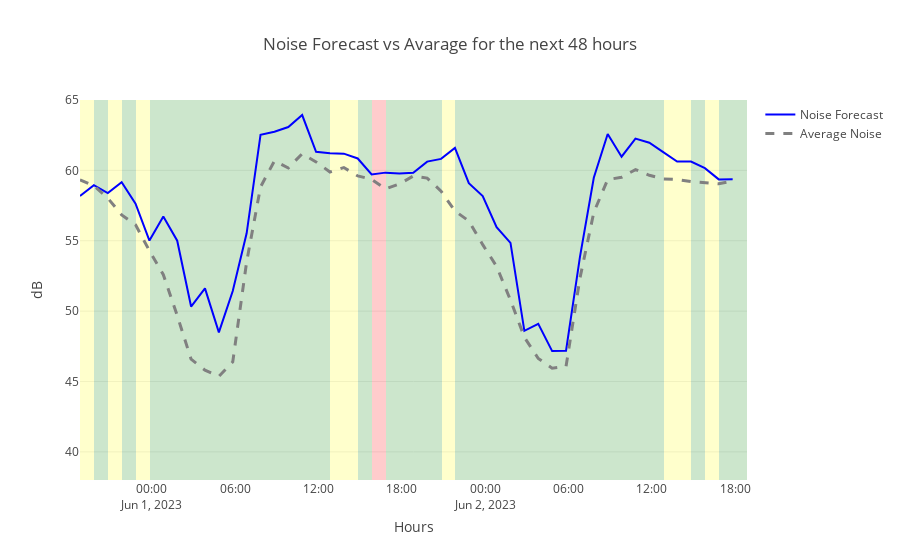

Notebook code cell kept with this figure:
### Code cell
#making a graph for the regressor

# create coordinate  pairs
x_pairs = pairwise(time_range)
y_pairs = pairwise(prediction_reg)

# generate color list
# colors=['red' if any([i < cutoff for i in y_values]) else 'blue' for y_values in it.pairwise(y)]
colors_list=[colors[level] for level in prediction_class]

fig_reg = go.Figure()

# add traces (line segments)
for x, y, color in zip(x_pairs, y_pairs, colors_list):
    fig_reg.add_trace(
        go.Scatter(
            x=x,
            y=y, 
            mode='lines', 
            line={'color': color, 'width':7},
        showlegend=False
        )
    )
# fig_reg.add_trace(go.Scatter(x=time_range, y=prediction_reg, name='Noise Forecast', line={'color':'red'}))
fig_reg.add_trace(go.Scatter(x=time_range, y=time_range_df['avg'], mode='lines', name='Average Noise',
    line=dict(dash='dash', color='grey', width=3)))

fig_reg.update_xaxes(title_text="Hours")
fig_reg.update_yaxes(title_text="dB")
fig_reg.update_layout(title_text="Noise Forecast vs Avarage for the next 48 hours")




# fig_reg_2 = make_subplots(specs=[[{"secondary_y": True}]])


trace1 = go.Scatter(x=time_range, y=prediction_reg, name='Noise Forecast', line={'color':'blue'})
trace2 = go.Scatter(x=time_range, y=time_range_df['avg'], mode='lines', name='Average Noise',
    line=dict(dash='dash', color='grey', width=3))
trace3 = go.Bar(x=hours_list,
                            y=[65]*48,
                            # marker=dict(color='red'),
                            marker=dict(color=colors_list, opacity=0.2),
                            customdata=prediction_class,
                            hovertemplate="Hour: %{x}<br>Noise Level: %{customdata}<extra></extra>",
                            showlegend=False)
fig_reg_2 = go.Figure(data = [trace1, trace2, trace3])

# fig_reg_2.add_trace(go.Scatter(x=time_range, y=prediction_reg, name='Noise Forecast', line={'color':'blue'}))
# fig_reg_2.add_trace(go.Scatter(x=time_range, y=time_range_df['avg'], mode='lines', name='Average Noise',
#     line=dict(dash='dash', color='grey', width=3)))

# fig_reg_2.add_trace(go.Bar(x=hours_list,
#                             y=[1]*48,
#                             # marker=dict(color='red'),
#                             marker=dict(color=[colors[level] for level in prediction_class], opacity=0.2),
#                             customdata=prediction_class,
#                             hovertemplate="Hour: %{x}<br>Noise Level: %{customdata}<extra></extra>",
#                             showlegend=False),
#                     secondary_y = True)
fig_reg_2.layout.bargap = 0.
fig_reg_2.update_yaxes(showticklabels=True)
fig_reg_2.update_layout(yaxis_range=[38,65])

fig_reg_2.update_xaxes(title_text="Hours")
fig_reg_2.update_yaxes(title_text="dB")
fig_reg_2.update_layout(title_text="Noise Forecast vs Avarage for the next 48 hours")

### Figure 1 — Plotly figure (JSON) as saved in the notebook; plotly's stock layout.template omitted (floating-point values rounded to 4 significant figures)
{"data": [{"line": {"color": "blue"}, "name": "Noise Forecast", "type": "scatter", "x": ["2023-05-31T18:49:26.738643", "2023-05-31T19:49:26.738643", "2023-05-31T20:49:26.738643", "2023-05-31T21:49:26.738643", "2023-05-31T22:49:26.738643", "2023-05-31T23:49:26.738643", "2023-06-01T00:49:26.738643", "2023-06-01T01:49:26.738643", "2023-06-01T02:49:26.738643", "2023-06-01T03:49:26.738643", "2023-06-01T04:49:26.738643", "2023-06-01T05:49:26.738643", "2023-06-01T06:49:26.738643", "2023-06-01T07:49:26.738643", "2023-06-01T08:49:26.738643", "2023-06-01T09:49:26.738643", "2023-06-01T10:49:26.738643", "2023-06-01T11:49:26.738643", "2023-06-01T12:49:26.738643", "2023-06-01T13:49:26.738643", "2023-06-01T14:49:26.738643", "2023-06-01T15:49:26.738643", "2023-06-01T16:49:26.738643", "2023-06-01T17:49:26.738643", "2023-06-01T18:49:26.738643", "2023-06-01T19:49:26.738643", "2023-06-01T20:49:26.738643", "2023-06-01T21:49:26.738643", "2023-06-01T22:49:26.738643", "2023-06-01T23:49:26.738643", "2023-06-02T00:49:26.738643", "2023-06-02T01:49:26.738643", "2023-06-02T02:49:26.738643", "2023-06-02T03:49:26.738643", "2023-06-02T04:49:26.738643", "2023-06-02T05:49:26.738643", "2023-06-02T06:49:26.738643", "2023-06-02T07:49:26.738643", "2023-06-02T08:49:26.738643", "2023-06-02T09:49:26.738643", "2023-06-02T10:49:26.738643", "2023-06-02T11:49:26.738643", "2023-06-02T12:49:26.738643", "2023-06-02T13:49:26.738643", "2023-06-02T14:49:26.738643", "2023-06-02T15:49:26.738643", "2023-06-02T16:49:26.738643", "2023-06-02T17:49:26.738643"], "y": [58.18, 58.95, 58.39, 59.16, 57.64, 55.02, 56.72, 55.0, 50.32, 51.62, 48.49, 51.43, 55.53, 62.52, 62.75, 63.08, 63.93, 61.32, 61.22, 61.19, 60.85, 59.72, 59.84, 59.79, 59.83, 60.62, 60.82, 61.59, 59.09, 58.17, 55.96, 54.84, 48.6, 49.1, 47.16, 47.19, 53.84, 59.47, 62.58, 60.97, 62.26, 61.96, 61.3, 60.62, 60.62, 60.16, 59.36, 59.37]}, {"line": {"color": "grey", "dash": "dash", "width": 3}, "mode": "lines", "name": "Average Noise", "type": "scatter", "x": ["2023-05-31T18:49:26.738643", "2023-05-31T19:49:26.738643", "2023-05-31T20:49:26.738643", "2023-05-31T21:49:26.738643", "2023-05-31T22:49:26.738643", "2023-05-31T23:49:26.738643", "2023-06-01T00:49:26.738643", "2023-06-01T01:49:26.738643", "2023-06-01T02:49:26.738643", "2023-06-01T03:49:26.738643", "2023-06-01T04:49:26.738643", "2023-06-01T05:49:26.738643", "2023-06-01T06:49:26.738643", "2023-06-01T07:49:26.738643", "2023-06-01T08:49:26.738643", "2023-06-01T09:49:26.738643", "2023-06-01T10:49:26.738643", "2023-06-01T11:49:26.738643", "2023-06-01T12:49:26.738643", "2023-06-01T13:49:26.738643", "2023-06-01T14:49:26.738643", "2023-06-01T15:49:26.738643", "2023-06-01T16:49:26.738643", "2023-06-01T17:49:26.738643", "2023-06-01T18:49:26.738643", "2023-06-01T19:49:26.738643", "2023-06-01T20:49:26.738643", "2023-06-01T21:49:26.738643", "2023-06-01T22:49:26.738643", "2023-06-01T23:49:26.738643", "2023-06-02T00:49:26.738643", "2023-06-02T01:49:26.738643", "2023-06-02T02:49:26.738643", "2023-06-02T03:49:26.738643", "2023-06-02T04:49:26.738643", "2023-06-02T05:49:26.738643", "2023-06-02T06:49:26.738643", "2023-06-02T07:49:26.738643", "2023-06-02T08:49:26.738643", "2023-06-02T09:49:26.738643", "2023-06-02T10:49:26.738643", "2023-06-02T11:49:26.738643", "2023-06-02T12:49:26.738643", "2023-06-02T13:49:26.738643", "2023-06-02T14:49:26.738643", "2023-06-02T15:49:26.738643", "2023-06-02T16:49:26.738643", "2023-06-02T17:49:26.738643"], "y": [59.33, 58.91, 58.03, 56.84, 56.13, 54.29, 52.59, 49.68, 46.58, 45.81, 45.37, 46.4, 53.5, 58.82, 60.67, 60.17, 61.18, 60.6, 59.88, 60.2, 59.6, 59.36, 58.68, 59.04, 59.6, 59.45, 58.52, 57.11, 56.4, 54.72, 53.18, 50.78, 48.15, 46.64, 45.94, 46.07, 52.33, 57.01, 59.35, 59.51, 60.05, 59.65, 59.39, 59.35, 59.2, 59.14, 59.04, 59.24]}, {"customdata": [1, 0, 1, 0, 1, 0, 0, 0, 0, 0, 0, 0, 0, 0, 0, 0, 0, 0, 1, 1, 0, 2, 0, 0, 0, 0, 1, 0, 0, 0, 0, 0, 0, 0, 0, 0, 0, 0, 0, 0, 0, 0, 1, 1, 0, 1, 0, 0], "hovertemplate": "Hour: %{x}<br>Noise Level: %{customdata}<extra></extra>", "marker": {"color": ["yellow", "green", "yellow", "green", "yellow", "green", "green", "green", "green", "green", "green", "green", "green", "green", "green", "green", "green", "green", "yellow", "yellow", "green", "red", "green", "green", "green", "green", "yellow", "green", "green", "green", "green", "green", "green", "green", "green", "green", "green", "green", "green", "green", "green", "green", "yellow", "yellow", "green", "yellow", "green", "green"], "opacity": 0.2}, "showlegend": false, "type": "bar", "x": ["2023-05-31T19:21:22.372402", "2023-05-31T20:21:22.372402", "2023-05-31T21:21:22.372402", "2023-05-31T22:21:22.372402", "2023-05-31T23:21:22.372402", "2023-06-01T00:21:22.372402", "2023-06-01T01:21:22.372402", "2023-06-01T02:21:22.372402", "2023-06-01T03:21:22.372402", "2023-06-01T04:21:22.372402", "2023-06-01T05:21:22.372402", "2023-06-01T06:21:22.372402", "2023-06-01T07:21:22.372402", "2023-06-01T08:21:22.372402", "2023-06-01T09:21:22.372402", "2023-06-01T10:21:22.372402", "2023-06-01T11:21:22.372402", "2023-06-01T12:21:22.372402", "2023-06-01T13:21:22.372402", "2023-06-01T14:21:22.372402", "2023-06-01T15:21:22.372402", "2023-06-01T16:21:22.372402", "2023-06-01T17:21:22.372402", "2023-06-01T18:21:22.372402", "2023-06-01T19:21:22.372402", "2023-06-01T20:21:22.372402", "2023-06-01T21:21:22.372402", "2023-06-01T22:21:22.372402", "2023-06-01T23:21:22.372402", "2023-06-02T00:21:22.372402", "2023-06-02T01:21:22.372402", "2023-06-02T02:21:22.372402", "2023-06-02T03:21:22.372402", "2023-06-02T04:21:22.372402", "2023-06-02T05:21:22.372402", "2023-06-02T06:21:22.372402", "2023-06-02T07:21:22.372402", "2023-06-02T08:21:22.372402", "2023-06-02T09:21:22.372402", "2023-06-02T10:21:22.372402", "2023-06-02T11:21:22.372402", "2023-06-02T12:21:22.372402", "2023-06-02T13:21:22.372402", "2023-06-02T14:21:22.372402", "2023-06-02T15:21:22.372402", "2023-06-02T16:21:22.372402", "2023-06-02T17:21:22.372402", "2023-06-02T18:21:22.372402"], "y": [65, 65, 65, 65, 65, 65, 65, 65, 65, 65, 65, 65, 65, 65, 65, 65, 65, 65, 65, 65, 65, 65, 65, 65, 65, 65, 65, 65, 65, 65, 65, 65, 65, 65, 65, 65, 65, 65, 65, 65, 65, 65, 65, 65, 65, 65, 65, 65]}], "layout": {"bargap": 0, "title": {"text": "Noise Forecast vs Avarage for the next 48 hours"}, "xaxis": {"title": {"text": "Hours"}}, "yaxis": {"range": [38, 65], "showticklabels": true, "title": {"text": "dB"}}}}
